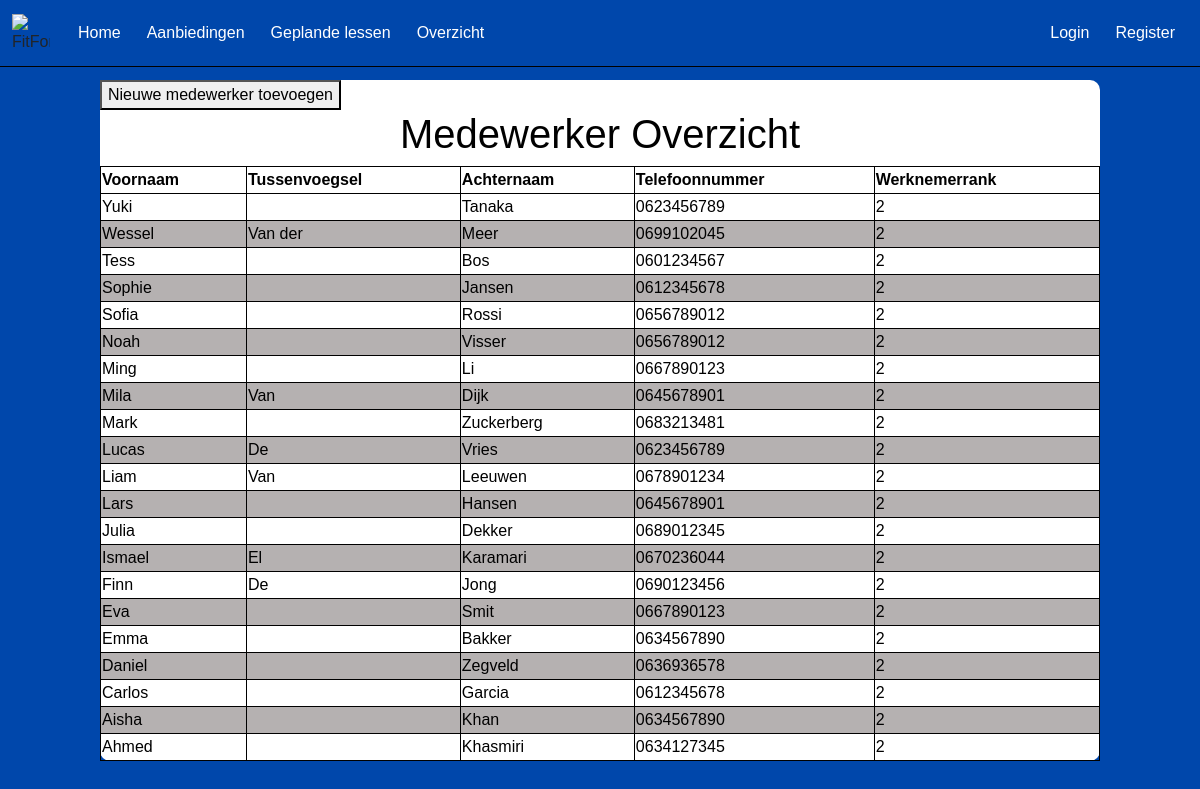
/medewerkeroverzicht/MedewerkerOverzicht.php, run on an earlier commit of the app's database.
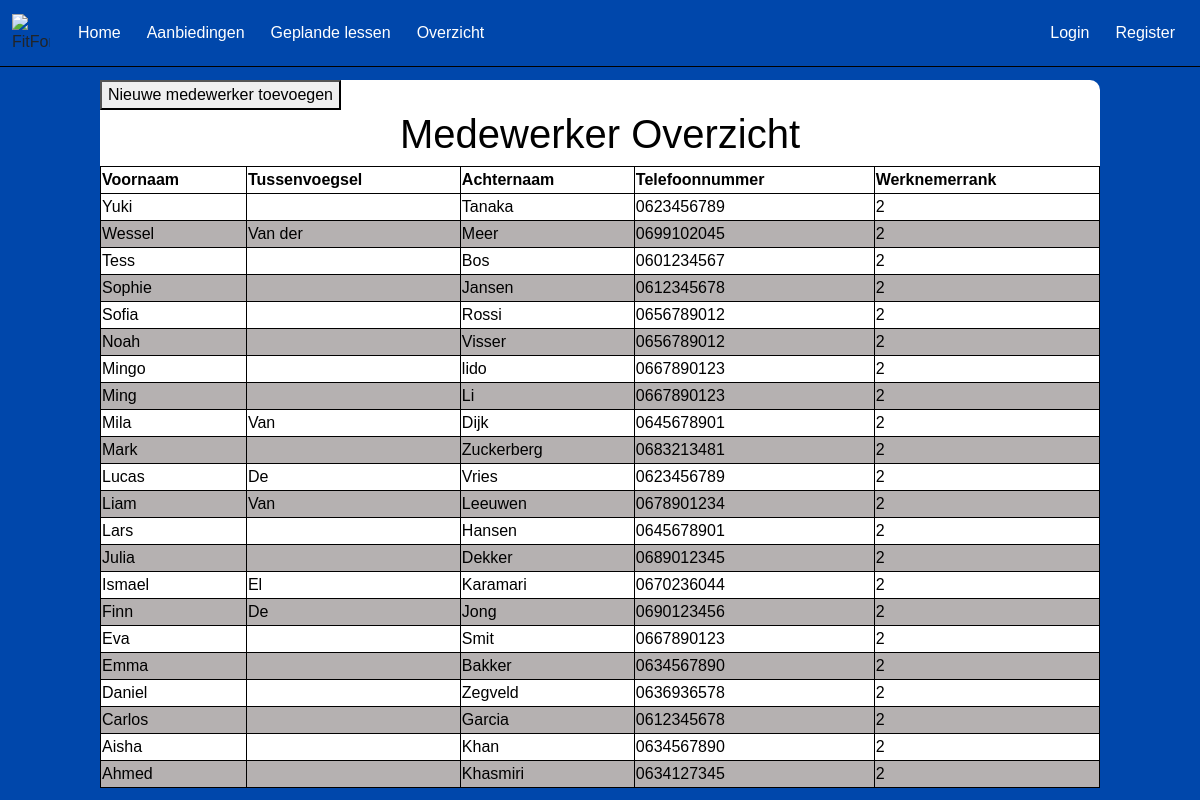
And on a later commit of the database.
### tables this page shows
CREATE TABLE MedewerkerOverzicht
(
    Id               TINYINT(3)          UNSIGNED           NOT NULL   AUTO_INCREMENT,
    Voornaam         VARCHAR(150)                           NOT NULL
    ,Tussenvoegsel   VARCHAR(50)                            NULL
    ,Achternaam      VARCHAR(150)                           NOT NULL
    ,Telefoonnummer  VARCHAR(180)                           NOT NULL
    ,Werknemerrank   VARCHAR(180)                           NOT NULL
    ,IsActief        BIT                                    NOT NULL    DEFAULT 1
    ,Opmerking       VARCHAR(255)                           NULL        DEFAULT NULL
    ,DatumAangemaakt DATETIME(6)                            NOT NULL    
    ,DatumGewijzigd  DATETIME(6)                            NOT NULL
    ,CONSTRAINT      PK_MedewerkerOverzicht_Id              PRIMARY KEY CLUSTERED(Id)
);

### medewerkeroverzicht/MedewerkerOverzicht.php (the view, shortened to what this page needs)
<?php
        include('config.php');
        $dsn = "mysql:host=$dbHost;dbname=$dbName;charset=UTF8";
        $pdo = new PDO($dsn, $dbUser, $dbPass);
        $sql = "SELECT  MWOZ.Voornaam,
                                        MWOZ.Tussenvoegsel,
                                        MWOZ.Achternaam,
                                        MWOZ.Telefoonnummer,
                                        MWOZ.Werknemerrank
                        FROM medewerkeroverzicht AS MWOZ
                        ORDER BY MWOZ.Voornaam DESC";
        $statement = $pdo->prepare($sql);
        $statement->execute();
        $result = $statement->fetchAll(PDO::FETCH_OBJ);
?>
<!DOCTYPE html>
<html lang="en">
<head>
        <link href="https://cdn.jsdelivr.net/npm/bootstrap@5.3.3/dist/css/bootstrap.min.css" rel="stylesheet">
        <link href="style.css" rel="stylesheet">
</head>
<body>
  <nav class="navbar navbar-expand-lg fixed-top">
    <div class="container-fluid">
        <img class="logo"
          src="https://www.burda-forward.de/files/images/03_Media/Brands/FitForFun/BF_Media_Brands_FitForFun_logo.png"
          alt="FitForFun Logo">
      <div class="collapse navbar-collapse" id="navbarNav">
        <ul class="navbar-nav me-auto">
        <li class="nav-item">
        <a class="nav-link nav-link-Home" href="../Homepagina/index.php">Home</a>
      </li>
      <li class="nav-item">
      <a class="nav-link" href="../AanbiedingenPagina/aanbiedingen.php">Aanbiedingen</a>
      </li>
      <li class="nav-item">
        <a class="nav-link" href="../lessonkalender/lessen.php">Geplande lessen</a>
      </li>
      <li class="nav-item">
        <a class="nav-link" href="../Dashboard/Dashboard.php">Overzicht</a>
      </li>
        </ul>
        <ul class="navbar-nav">
          <li class="nav-item">
            <a class="nav-link" href="#">Login</a>
          </li>
          <li class="nav-item">
            <a class="nav-link" href="#">Register</a>
          </li>
        </ul>
      </div>
    </div>
  </nav>
  <div class="container-table">
    <button onclick="window.location.href='create.php'">Nieuwe medewerker toevoegen</button>
    <h1>Medewerker Overzicht</h1>
    <table>
      <tr>
        <th>Voornaam</th>
        <th>Tussenvoegsel</th>
        <th>Achternaam</th>
        <th>Telefoonnummer</th>
        <th>Werknemerrank</th>
      </tr>
      <?php foreach ($result as $row): ?>
        <tr>
          <td><?php echo htmlspecialchars($row->Voornaam); ?></td>
          <td><?php echo htmlspecialchars($row->Tussenvoegsel ?? ''); ?></td>
          <td><?php echo htmlspecialchars($row->Achternaam); ?></td>
          <td><?php echo htmlspecialchars($row->Telefoonnummer); ?></td>
          <td><?php echo htmlspecialchars($row->Werknemerrank); ?></td>
        </tr>
      <?php endforeach; ?>
    </table>
  </div>
</body>
</html>

What changed in the data, as far as the page shows it:
added medewerkeroverzicht: Voornaam "Mingo", Achternaam "lido", Telefoonnummer "0667890123", Werknemerrank "2"
